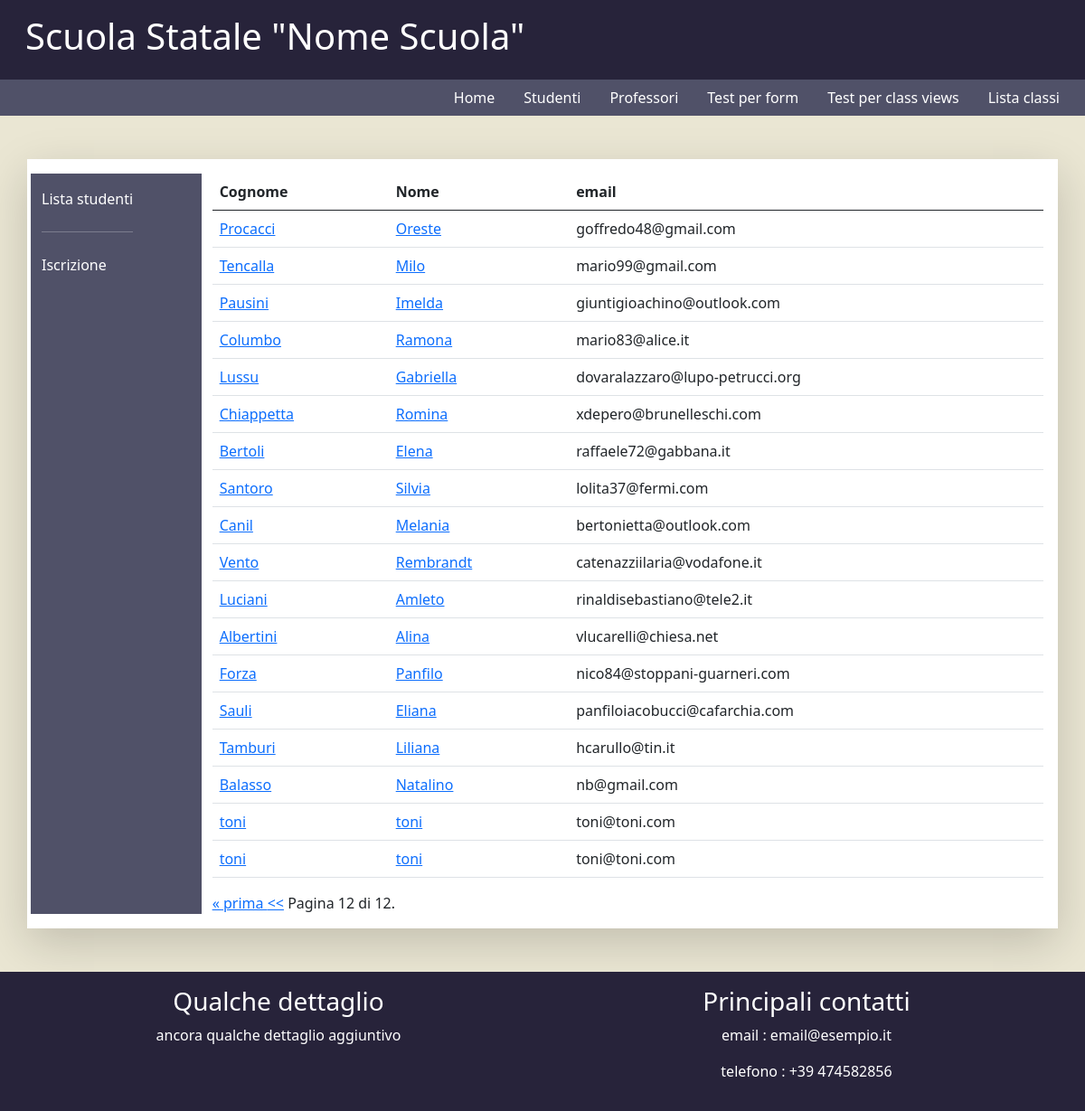
/info_studenti?page=128, run on an earlier commit of the app's database.
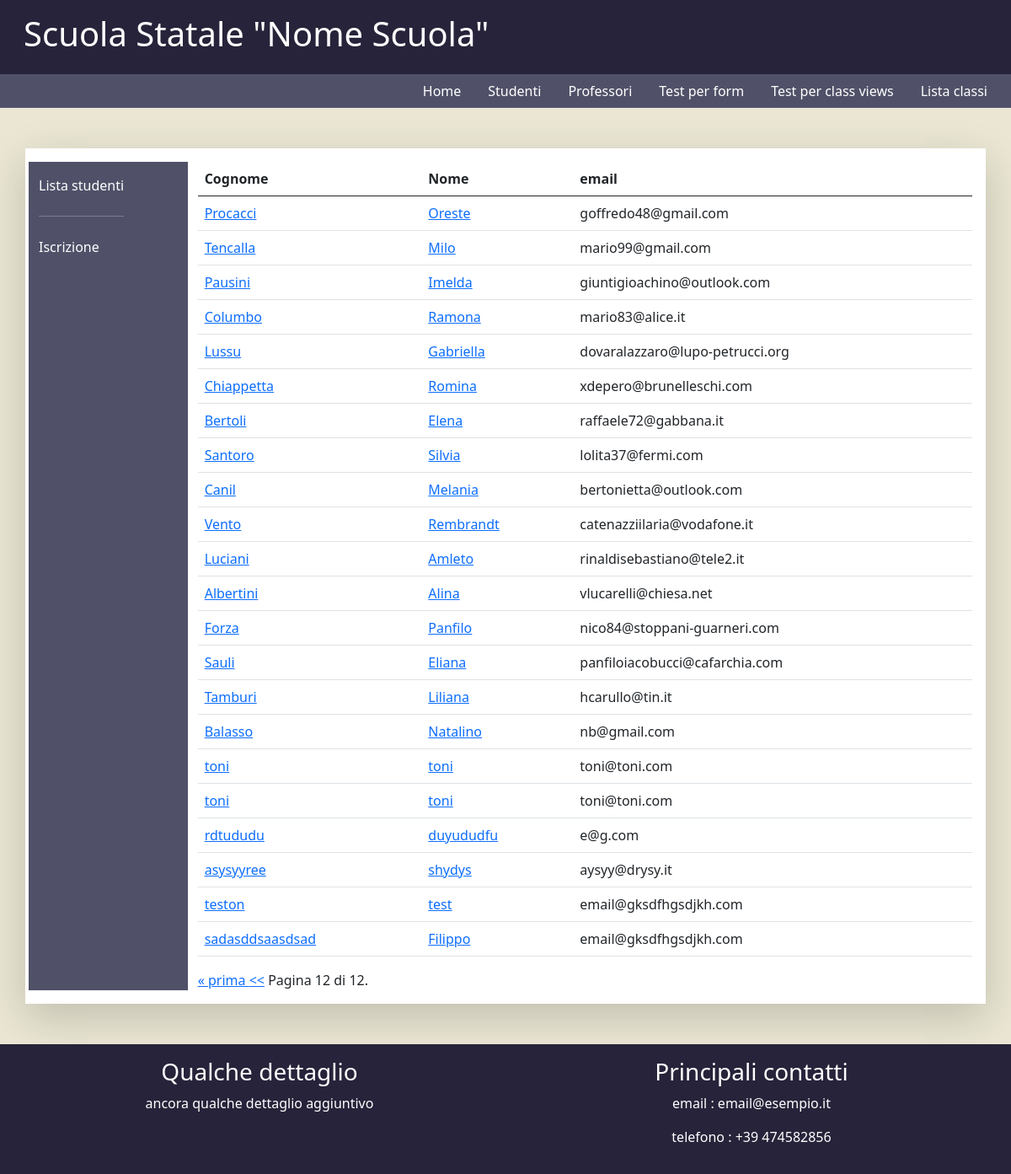
And on a later commit of the database.
### registro_scolastico/models.py (models this page shows, shortened)
class Studente(models.Model):
    nome = models.CharField(max_length=100, verbose_name='nome', help_text='nome dello studente', blank=False, null=True)
    cognome = models.CharField(max_length=100, verbose_name='cognome', help_text='cognome dello studente', blank=False, null=True)
    email = models.EmailField(verbose_name='indirizzo email', help_text='contatto mail dello studente', blank=False, null=True)
    competenze = models.ManyToManyField('registro_scolastico.Materia', related_name='insegnato_a')
    classe = models.ForeignKey('registro_scolastico.Aula', related_name='alunni', on_delete=models.SET_NULL, blank=True, null=True)
    class Meta:
        verbose_name_plural = "Studenti"

### registro_scolastico/views.py (the view)
# urls.py: path('info_studenti', views.studenti, name='info_studenti'),                                    # Sezione studenti
def studenti(request):
    studs = Studente.objects.all()
    context = {'studs': studs}
    paginator = Paginator(studs, 25)
    page_number = request.GET.get('page')
    page_obj = paginator.get_page(page_number)
    context.update({'paginazione': page_obj})
    return render(request, 'studenti.html', context)

### templates/studenti.html (shortened to what this page needs)
{% extends 'pagina_studenti.html' %}
{% block mycontent %}
    <table class="table">
        <thead>
            <tr>
                <th>Cognome</th>
                <th>Nome</th>
                <th>email</th>
            </tr>
        </thead>
        <tbody>
            {% for stud in paginazione %}
                <tr>
                    <td><a href="{% url "dettaglio_studente" stud.pk %}"> {{ stud.cognome }} </a></td>
                    <td><a href="{% url "dettaglio_studente" stud.pk %}"> {{ stud.nome }} </a></td>
                    <td> {{ stud.email }} </td>
                </tr>
            {% endfor %}
        </tbody>
     </table>
    <div class="pagination">
    <span class="step-links">
        {% if paginazione.has_previous %}
            <a href="?page=1">&laquo; prima </a>
            <a href="?page={{ paginazione.previous_page_number }}"><<</a>
        {% endif %}
        <span class="current">
            Pagina {{ paginazione.number }} di {{ paginazione.paginator.num_pages }}.
        </span>
    </span>
</div>
{% endblock %}

What changed in the data, as far as the page shows it:
added Studente: cognome "rdtududu", nome "duyududfu", email "e@g.com"
added Studente: cognome "asysyyree", nome "shydys", email "aysyy@drysy.it"
added Studente: cognome "teston", nome "test", email "email@gksdfhgsdjkh.com"
added Studente: cognome "sadasddsaasdsad", nome "Filippo", email "email@gksdfhgsdjkh.com"
